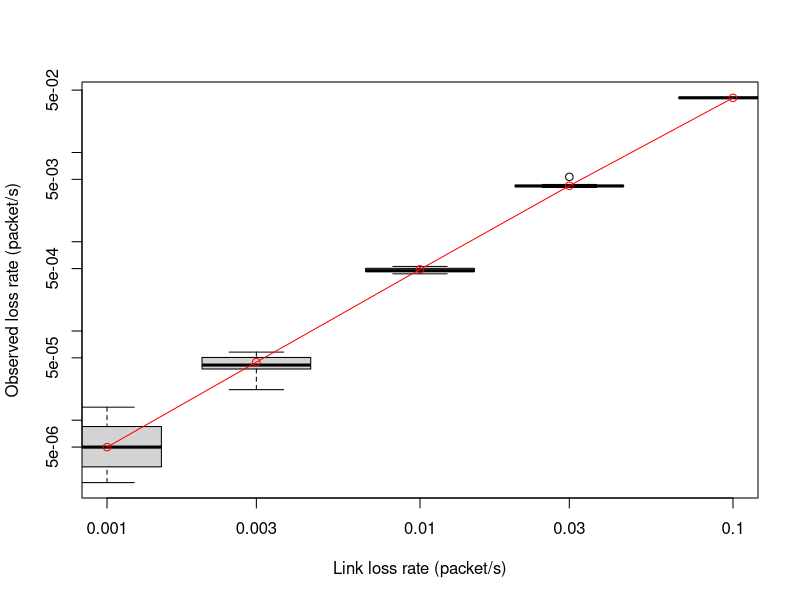
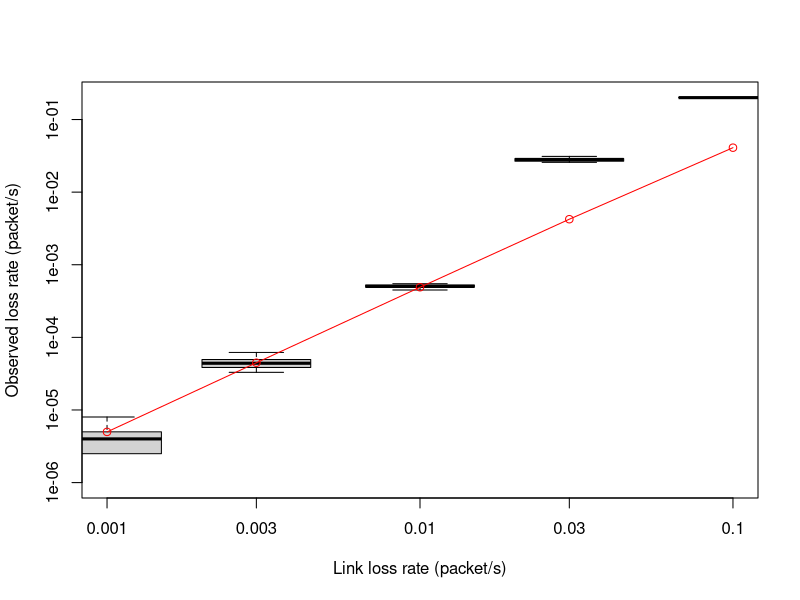

Write the R code that produced these figures, in order.
#!/usr/bin/Rscript
Data = read.csv('Loss.csv', header = FALSE)
X = unique(Data[, 2])

Predictions = c()
for (p in unique(X))
{
  # 0 or 1 packets are lost: Full recovery
  Recovery = pbinom(1, 6, p)

  # More than 1 packet is lost, none of them is a parity packet
  for (i in 2:5)
  {
    Recovery = Recovery + p^i * (1 - p)^(6 - i) * choose(5, i) * (1 - i / 5)
  }

  # More than 1 packet is lost, one of them is a parity packet
  for (i in 2:6)
  {
    Recovery = Recovery + p^i * (1 - p)^(6 - i) * choose(5, i - 1) * (1 - (i - 1) / 5)
  }

  Predictions = c(Predictions, 1 - Recovery)
}

for (Rate in unique(Data[, 1]))
{
  Selection = Data[Data[, 1] == Rate, ]
  Matrix = t(data.matrix(Selection[, 3:ncol(Selection)]))
  colnames(Matrix) = X
  Range = range(Matrix)
  if (min(Matrix) == 0)
  {
    Range[1] = 1e-6
  }

  pdf(file = paste0("Loss_graph_rate_", Rate, ".pdf"), width = 6 + 2 / 3, height = 4.2)
  boxplot(Matrix, at = X, log = "xy", xlim = range(X), ylim = Range)
  par(new = TRUE)
  plot(unique(X), Predictions, log = "xy", type = "o", xlim = range(X), ylim = Range,
       axes = FALSE, xlab = "Link loss rate (packet/s)", ylab = "Observed loss rate (packet/s)",
       col = "red")
}
